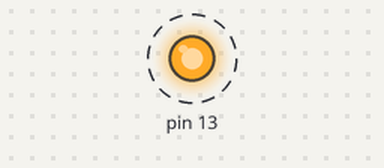
Simulated run of this sketch. Board: Arduino Uno, built with avr-gcc and run on an emulated ATmega328P. Parts: output pins drawn as LEDs (lit = HIGH). Dashed ring = blinking.

Above: at 0.2 s.
Timing chart, 0 to 4.8 s (numbered marks = the images above):
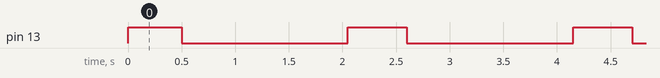

The sketch:

Blink1.ino
```cpp
void setup() {
  pinMode(13, OUTPUT);
}


void loop() {
  digitalWrite(13, HIGH);
  delay(500);
  digitalWrite(13, LOW);
  delay(500);

  digitalWrite(13, LOW);
  delay(1000);

  digitalWrite(13, LOW);
  delay(50);
  digitalWrite(13, HIGH);
  delay(50);
}
```

Measured:
- by itself, pin 13: alternates HIGH for 0.55 s and LOW for 1.6 s
